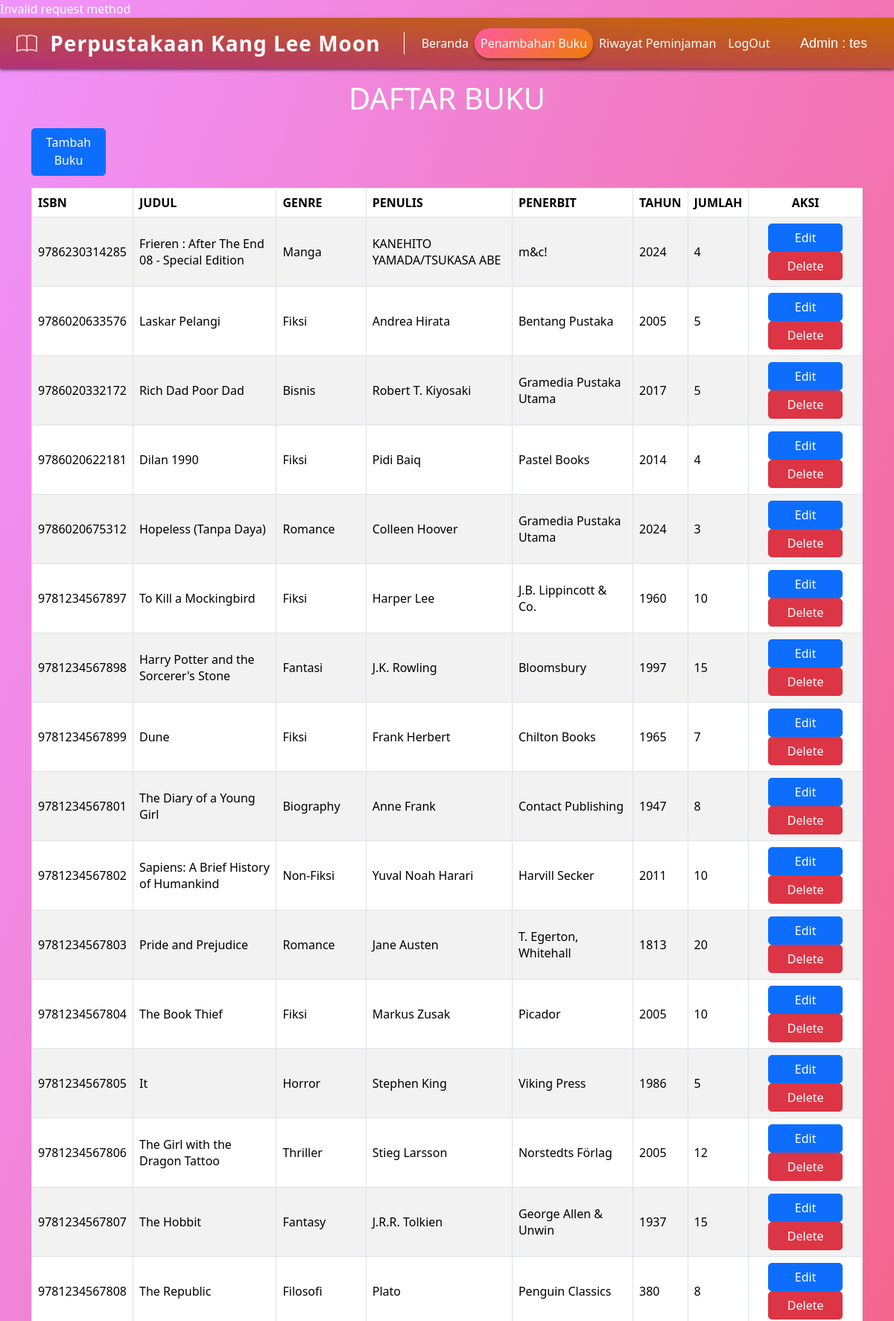
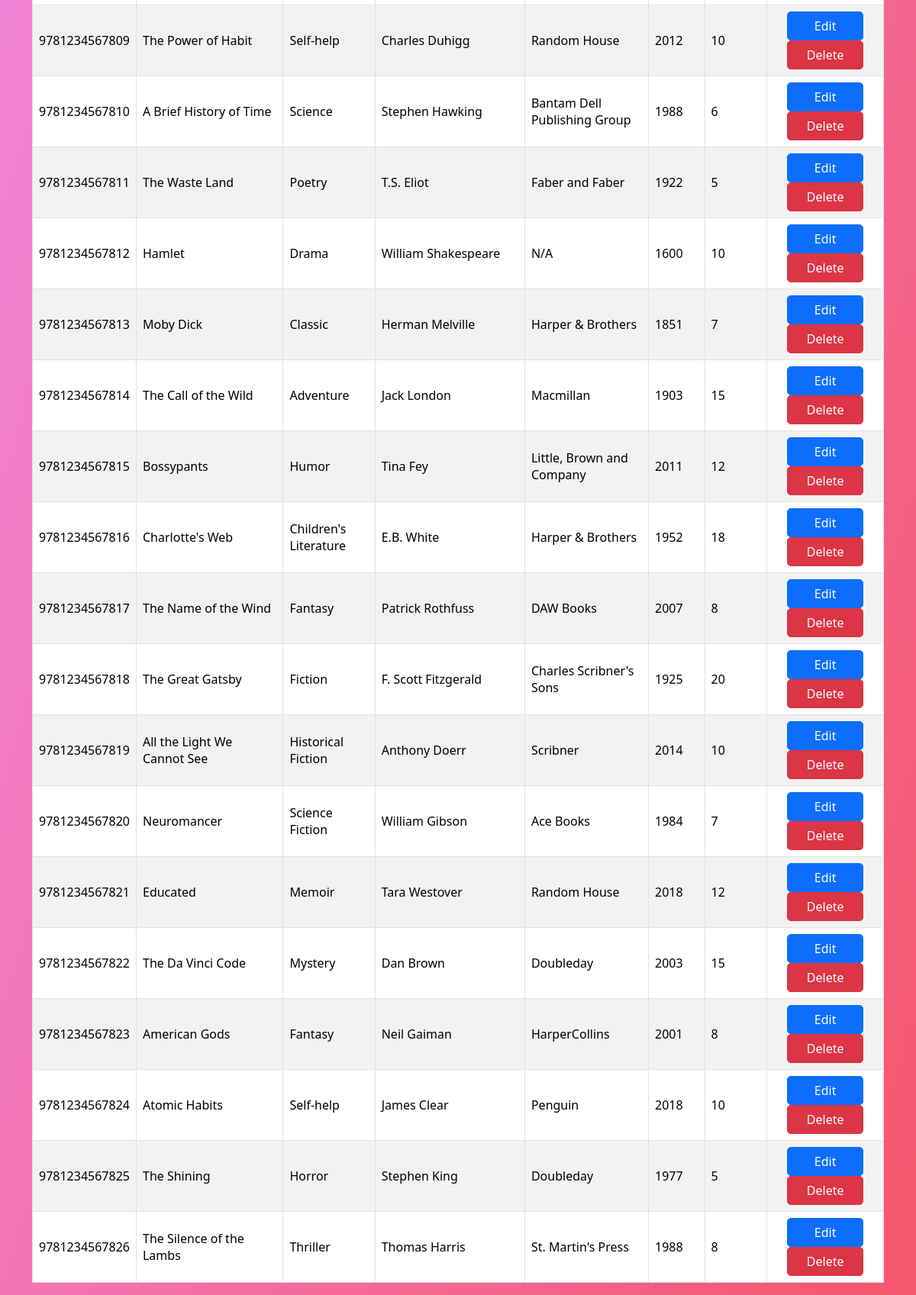
The app's page /Components/Php/Admin/RegisterBook.php (signed in) with its own data (2 pictures, top to bottom).
### tables this page shows
CREATE TABLE `books` (
  `ISBN` bigint(20) DEFAULT NULL,
  `BOOK_ID` bigint(20) NOT NULL,
  `GENRE` text DEFAULT NULL,
  `JUDUL` text DEFAULT NULL,
  `PENULIS` text DEFAULT NULL,
  `PUBLISHER` text DEFAULT NULL,
  `TAHUN` bigint(20) DEFAULT NULL,
  `JUMLAH` bigint(20) DEFAULT NULL
);

### Components/Php/Admin/RegisterBook.php (the view, shortened to what this page needs)
<?php
include 'BookCRUD.php';
?>
<!DOCTYPE html>
<html>
<head>
    <link href="https://cdn.jsdelivr.net/npm/bootstrap@5.3.3/dist/css/bootstrap.min.css" rel="stylesheet"
>
        <link rel="stylesheet" href="/perpustakaan_tailwind/Components/Css/Layout.css?v=1.2">
        <link rel="stylesheet" href="https://cdn.jsdelivr.net/npm/bootstrap-icons@1.10.5/font/bootstrap-icons.css">
</head>
<body class="gradient-custom">
    <section>
        <nav class="navbar navbar-expand-lg gradient-custom-nav sticky-top">
            <div class="container-fluid justify-content-between">
            <a class="navbar-brand fw-bold">
                <i class="bi bi-book icon-color" style="margin-left:10px; margin-right: 8px;"></i> Perpustakaan Kang Lee Moon
            </a>
                <div class="collapse navbar-collapse" id="navbarText">
                    <ul class="navbar-nav me-auto mb-2 mb-lg-0">
                        <li class="nav-item">
                            <a class="nav-link" href="HomeAdminLay.php">Beranda</a>
                        </li>
                        <li class="nav-item">
                            <a class="nav-link active"  aria-current="page" href="RegisterBook.php">Penambahan Buku</a>
                        </li>
                        <li class="nav-item">
                            <a class="nav-link" href="RiwayatPinjamAdmin.php">Riwayat Peminjaman</a>
                        </li>
                        <li class="nav-item">
                            <a class="nav-link" href="../User/HomeLay.php">LogOut</a>
                        </li>
                    </ul>
                    <span class="navbar-text pe-4 font-nav-admin" style="font-size:large">
                        Admin :
                        <?php if (isset($_SESSION['username'])) {
                            echo $_SESSION['username'];
                        } else {
                            echo 'Guest';
                        } ?>
                    </span>
                </div>
            </div>
        </nav>
    </section>
    <div class="container">
        <div class="column">
            <h1 class="text-center text-white pt-3 pb-2">DAFTAR BUKU</h1>
            <button class="btn btn-primary pb-2" data-bs-toggle="modal" data-bs-target="#createModal">Tambah Buku</button>
        </div>
        <table class="mt-3 table table-striped table-bordered " style="padding: 10px 20px; min-height: 70vh; max-height: 85vh; overflow-y: auto;">
            <thead>
                <tr>
                    <th>ISBN</th>
                    <th>JUDUL</th>
                    <th>GENRE</th>
                    <th>PENULIS</th>
                    <th>PENERBIT</th>
                    <th>TAHUN</th>
                    <th>JUMLAH</th>
                    <th class="text-center">AKSI</th>
                </tr>
            </thead>
            <tbody>
                <?php
                $query = "SELECT * FROM books";
                $result = mysqli_query($con, $query);
                while ($row = mysqli_fetch_assoc($result)) {
                    ?>
                    <tr>
                        <td><?php echo $row['ISBN']; ?></td>
                        <td><?php echo $row['JUDUL']; ?></td>
                        <td><?php echo $row['GENRE']; ?></td>
                        <td><?php echo $row['PENULIS']; ?></td>
                        <td><?php echo $row['PUBLISHER']; ?></td>
                        <td><?php echo $row['TAHUN']; ?></td>
                        <td><?php echo $row['JUMLAH']; ?></td>
                        <td class="text-center">
                            <button class="btn btn-primary" data-bs-toggle="modal" data-bs-target="#editModal"
                                data-book-id="<?php echo $row['BOOK_ID']; ?>"
                                data-isbn="<?php echo $row['ISBN']; ?>"
                                data-judul="<?php echo $row['JUDUL']; ?>"
                                data-penulis="<?php echo $row['PENULIS']; ?>"
                                data-genre="<?php echo $row['GENRE']; ?>"
                                data-publisher="<?php echo $row['PUBLISHER']; ?>"
                                data-tahun="<?php echo $row['TAHUN']; ?>"
                                data-jumlah="<?php echo $row['JUMLAH']; ?>">Edit</button>
                            <button class="btn btn-danger" data-bs-toggle="modal" data-bs-target="#deleteModal"
                                data-book-id="<?php echo $row['BOOK_ID']; ?>">Delete</button>
                        </td>
                    </tr>
                    <?php
                }
                ?>
            </tbody>
        </table>
    </div>
</body>

### Components/Css/Layout.css (style rules this page uses)
.gradient-custom { background: #f093fb; background: -webkit-linear-gradient(to bottom right, rgba(240, 147, 251, 1), rgba(245, 87, 108, 1)); background: linear-gradient(to bottom right, rgba(240, 147, 251, 1), rgb(245, 87, 108)); color: white; }
.gradient-custom .nav-link, .gradient-custom .navbar-brand, .gradient-custom .navbar-text { color: white; transition: color 0.3s ease; }
.gradient-custom .nav-link.active { color: white !important; background: linear-gradient(135deg, rgb(255, 89, 161), rgba(241, 128, 0, 0.92)); border-radius: 20px; box-shadow: 0 3px 4px rgba(0, 0, 0, 0.3); padding: 0.5rem 0.5rem; }
.gradient-custom-nav { background: #565656; background: -webkit-linear-gradient(to top right, rgb(180, 49, 121), rgb(198, 106, 0)); background: linear-gradient(to top right, rgb(180, 49, 121), rgb(198, 106, 0)); box-shadow: 0 2px 4px rgba(0, 0, 0, 0.6 ); }
.font-nav-admin { font-size: 50px; font-family: 'Arial', sans-serif; color: white; }
.icon-color { position: relative; color: #ffcccb; z-index: 100; }
.navbar-brand { font-weight: bold; font-size: 1.75rem; letter-spacing: 1px; }
.table th, .table td { vertical-align: middle; }
.btn-primary, .btn-danger, .btn-success { width: 100px; border-radius: 5px; }

### records on screen
books: ISBN "9786230314285", JUDUL "Frieren : After The End 08 - Special Edition", GENRE "Manga", PENULIS "KANEHITO YAMADA/TSUKASA ABE", PUBLISHER "m&c!", TAHUN "2024", JUMLAH "4"
books: ISBN "9786020633576", JUDUL "Laskar Pelangi", GENRE "Fiksi", PENULIS "Andrea Hirata", PUBLISHER "Bentang Pustaka", TAHUN "2005", JUMLAH "5"
books: ISBN "9786020332172", JUDUL "Rich Dad Poor Dad", GENRE "Bisnis", PENULIS "Robert T. Kiyosaki", PUBLISHER "Gramedia Pustaka Utama", TAHUN "2017", JUMLAH "5"
books: ISBN "9786020622181", JUDUL "Dilan 1990", GENRE "Fiksi", PENULIS "Pidi Baiq", PUBLISHER "Pastel Books", TAHUN "2014", JUMLAH "4"
books: ISBN "9786020675312", JUDUL "Hopeless (Tanpa Daya)", GENRE "Romance", PENULIS "Colleen Hoover", PUBLISHER "Gramedia Pustaka Utama", TAHUN "2024", JUMLAH "3"
books: ISBN "9781234567897", JUDUL "To Kill a Mockingbird", GENRE "Fiksi", PENULIS "Harper Lee", PUBLISHER "J.B. Lippincott & Co.", TAHUN "1960", JUMLAH "10"
books: ISBN "9781234567898", JUDUL "Harry Potter and the Sorcerer's Stone", GENRE "Fantasi", PENULIS "J.K. Rowling", PUBLISHER "Bloomsbury", TAHUN "1997", JUMLAH "15"
books: ISBN "9781234567899", JUDUL "Dune", GENRE "Fiksi", PENULIS "Frank Herbert", PUBLISHER "Chilton Books", TAHUN "1965", JUMLAH "7"
books: ISBN "9781234567801", JUDUL "The Diary of a Young Girl", GENRE "Biography", PENULIS "Anne Frank", PUBLISHER "Contact Publishing", TAHUN "1947", JUMLAH "8"
books: ISBN "9781234567802", JUDUL "Sapiens: A Brief History of Humankind", GENRE "Non-Fiksi", PENULIS "Yuval Noah Harari", PUBLISHER "Harvill Secker", TAHUN "2011", JUMLAH "10"
books: ISBN "9781234567803", JUDUL "Pride and Prejudice", GENRE "Romance", PENULIS "Jane Austen", PUBLISHER "T. Egerton, Whitehall", TAHUN "1813", JUMLAH "20"
books: ISBN "9781234567804", JUDUL "The Book Thief", GENRE "Fiksi", PENULIS "Markus Zusak", PUBLISHER "Picador", TAHUN "2005", JUMLAH "10"
books: ISBN "9781234567805", JUDUL "It", GENRE "Horror", PENULIS "Stephen King", PUBLISHER "Viking Press", TAHUN "1986", JUMLAH "5"
books: ISBN "9781234567806", JUDUL "The Girl with the Dragon Tattoo", GENRE "Thriller", PENULIS "Stieg Larsson", PUBLISHER "Norstedts Förlag", TAHUN "2005", JUMLAH "12"
books: ISBN "9781234567807", JUDUL "The Hobbit", GENRE "Fantasy", PENULIS "J.R.R. Tolkien", PUBLISHER "George Allen & Unwin", TAHUN "1937", JUMLAH "15"
books: ISBN "9781234567808", JUDUL "The Republic", GENRE "Filosofi", PENULIS "Plato", PUBLISHER "Penguin Classics", TAHUN "380", JUMLAH "8"
books: ISBN "9781234567809", JUDUL "The Power of Habit", GENRE "Self-help", PENULIS "Charles Duhigg", PUBLISHER "Random House", TAHUN "2012", JUMLAH "10"
books: ISBN "9781234567810", JUDUL "A Brief History of Time", GENRE "Science", PENULIS "Stephen Hawking", PUBLISHER "Bantam Dell Publishing Group", TAHUN "1988", JUMLAH "6"
books: ISBN "9781234567811", JUDUL "The Waste Land", GENRE "Poetry", PENULIS "T.S. Eliot", PUBLISHER "Faber and Faber", TAHUN "1922", JUMLAH "5"
books: ISBN "9781234567812", JUDUL "Hamlet", GENRE "Drama", PENULIS "William Shakespeare", PUBLISHER "N/A", TAHUN "1600", JUMLAH "10"
books: ISBN "9781234567813", JUDUL "Moby Dick", GENRE "Classic", PENULIS "Herman Melville", PUBLISHER "Harper & Brothers", TAHUN "1851", JUMLAH "7"
books: ISBN "9781234567814", JUDUL "The Call of the Wild", GENRE "Adventure", PENULIS "Jack London", PUBLISHER "Macmillan", TAHUN "1903", JUMLAH "15"
books: ISBN "9781234567815", JUDUL "Bossypants", GENRE "Humor", PENULIS "Tina Fey", PUBLISHER "Little, Brown and Company", TAHUN "2011", JUMLAH "12"
books: ISBN "9781234567816", JUDUL "Charlotte's Web", GENRE "Children's Literature", PENULIS "E.B. White", PUBLISHER "Harper & Brothers", TAHUN "1952", JUMLAH "18"
books: ISBN "9781234567817", JUDUL "The Name of the Wind", GENRE "Fantasy", PENULIS "Patrick Rothfuss", PUBLISHER "DAW Books", TAHUN "2007", JUMLAH "8"
books: ISBN "9781234567818", JUDUL "The Great Gatsby", GENRE "Fiction", PENULIS "F. Scott Fitzgerald", PUBLISHER "Charles Scribner's Sons", TAHUN "1925", JUMLAH "20"
books: ISBN "9781234567819", JUDUL "All the Light We Cannot See", GENRE "Historical Fiction", PENULIS "Anthony Doerr", PUBLISHER "Scribner", TAHUN "2014", JUMLAH "10"
books: ISBN "9781234567820", JUDUL "Neuromancer", GENRE "Science Fiction", PENULIS "William Gibson", PUBLISHER "Ace Books", TAHUN "1984", JUMLAH "7"
books: ISBN "9781234567821", JUDUL "Educated", GENRE "Memoir", PENULIS "Tara Westover", PUBLISHER "Random House", TAHUN "2018", JUMLAH "12"
books: ISBN "9781234567822", JUDUL "The Da Vinci Code", GENRE "Mystery", PENULIS "Dan Brown", PUBLISHER "Doubleday", TAHUN "2003", JUMLAH "15"
books: ISBN "9781234567823", JUDUL "American Gods", GENRE "Fantasy", PENULIS "Neil Gaiman", PUBLISHER "HarperCollins", TAHUN "2001", JUMLAH "8"
books: ISBN "9781234567824", JUDUL "Atomic Habits", GENRE "Self-help", PENULIS "James Clear", PUBLISHER "Penguin", TAHUN "2018", JUMLAH "10"
books: ISBN "9781234567825", JUDUL "The Shining", GENRE "Horror", PENULIS "Stephen King", PUBLISHER "Doubleday", TAHUN "1977", JUMLAH "5"
books: ISBN "9781234567826", JUDUL "The Silence of the Lambs", GENRE "Thriller", PENULIS "Thomas Harris", PUBLISHER "St. Martin's Press", TAHUN "1988", JUMLAH "8"

### other values on screen
$_SESSION['username'] "tes"
